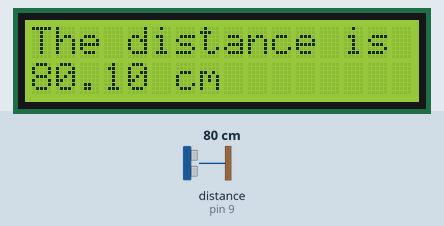
Recording of a sketch running on a simulated Arduino Uno, built with avr-gcc and run on an emulated ATmega328P. On the bench: 16×2 character LCD. Wiring (inferred from the names in the program): ultrasonic range finder: trigger pin 10; echo pin 9. Inputs (shaded band) come from the test bench; at power-on: distance to the obstacle (sensor on pin 9) 80 cm. The echo pulse lasts 58.3 µs per cm.

Above: at 1.2 s.
1.3 s: distance to the obstacle (sensor on pin 9) set to 2 cm
At 2.0 s:
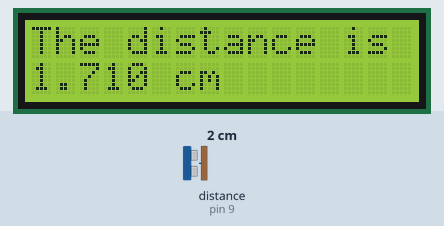
2.8 s: distance to the obstacle (sensor on pin 9) set to 18 cm
At 2.85 s:
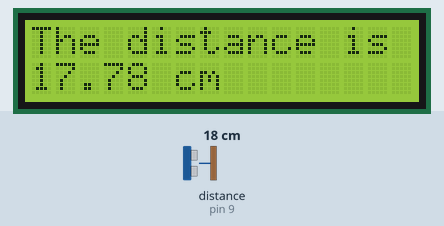
4.3 s: distance to the obstacle (sensor on pin 9) set to 4 cm
At 5.5 s:
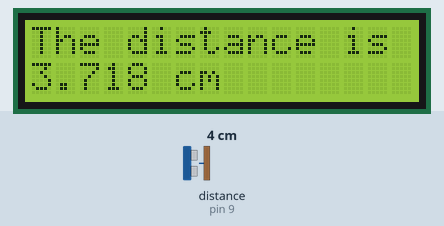

Measured:
- after the input at 1.3 s, the display: changes at once (image 1)
- after the input at 2.8 s, the display: changes at once (image 2)
- after the input at 4.3 s, the display: changes at once (image 3)

The sketch:

DIstance_Calculator.ino
```cpp
#define echoPin 9
#define trigPin 10
#include <LiquidCrystal.h>

float distance = 0;

const byte rs = 7, en = 6, d4 = 5, d5 = 4, d6 = 3, d7 = 2;
LiquidCrystal lcd(rs, en, d4, d5, d6, d7);

void setup()
{
    pinMode(echoPin, INPUT);
    pinMode(trigPin, OUTPUT);
    lcd.begin(16, 2);
    lcd.print("The distance is");
}

void loop()
{
    digitalWrite(trigPin, LOW);
    delayMicroseconds(5);
    digitalWrite(trigPin, HIGH);
    delayMicroseconds(10);
    digitalWrite(trigPin, LOW);
    distance = pulseIn(echoPin, HIGH);
    distance /= 58;
    lcd.setCursor(0, 1);
    lcd.print(distance);
    lcd.setCursor(6, 1);
    lcd.print("cm");
}
```
